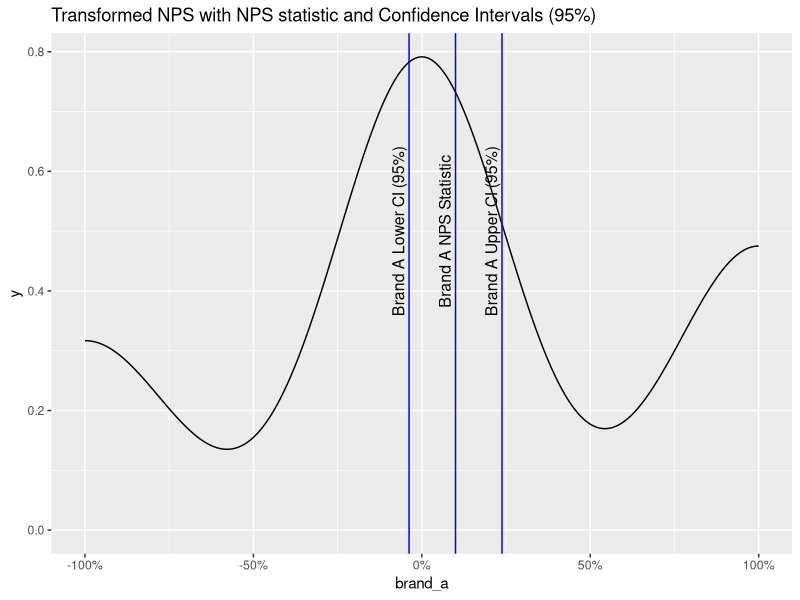
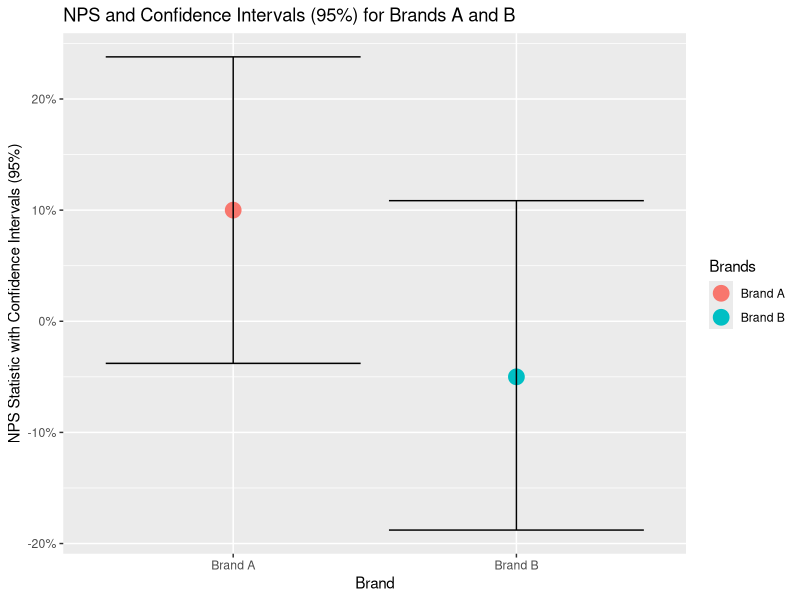
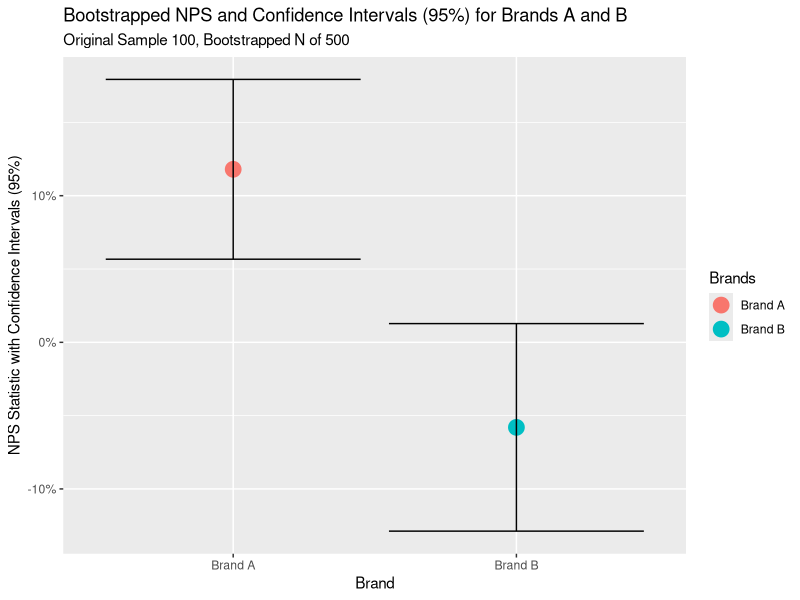

Write R code to recreate these figures, in order.
## ---- chunk 1
knitr::opts_chunk$set(echo = TRUE)
## ---- chunk 2
n <- 100
n_promoters_brand_a <- 30
n_detractors_brand_a <- 20
n_passives_brand_a <- n - n_promoters_brand_a - n_detractors_brand_a

promoter_sample_brand_a <- rep(1, times = n_promoters_brand_a)
passive_sample_brand_a <- rep(0, times = n_passives_brand_a)
detractor_sample_brand_a <- rep(-1, times = n_detractors_brand_a)
brand_a <- c(promoter_sample_brand_a, passive_sample_brand_a, detractor_sample_brand_a)
## ---- chunk 3
cat(paste0(round(mean(brand_a),2)*100,"%"))
## ---- chunk 4
cat(paste0(round(var(brand_a),2)*100,"%"))
## ---- chunk 5
library(ggplot2)
library(scales)
ci_mean <- data.frame(vals = c(mean(brand_a) - 1.96*(sd(brand_a)/sqrt(length(brand_a))), mean(brand_a), mean(brand_a) + 1.96*(sd(brand_a)/sqrt(length(brand_a)))), labels = c('Brand A Lower CI (95%)', 'Brand A NPS Statistic', 'Brand A Upper CI (95%)'))

d <- ggplot() + aes(brand_a) + 
  geom_density() + geom_vline(data = ci_mean, aes(xintercept= vals), color="blue", size=0.5) + geom_text(data = ci_mean, aes(x=vals, y = 0.5, label = labels), size = 4, angle = 90, vjust = -0.4, ) + ggtitle(label = "Transformed NPS with NPS statistic and Confidence Intervals (95%)") + scale_x_continuous(labels = percent)
d
## ---- chunk 6
library(stringr)
library(ggplot2)
library(scales)
n <- 100
n_promoters_brand_b <- 30
n_detractors_brand_b <- 35
n_passives_brand_b <- n - n_promoters_brand_b - n_detractors_brand_b


promoter_sample_brand_b <- rep(1, times = n_promoters_brand_b)
passive_sample_brand_b <- rep(0, times = n_passives_brand_b)
detractor_sample_brand_b <- rep(-1, times = n_detractors_brand_b)
brand_b <- c(promoter_sample_brand_b, passive_sample_brand_b, detractor_sample_brand_b)
npss_brand_b <- mean(brand_b)

ci_mean_a <- data.frame(vals = c(mean(brand_a) - 1.96*(sd(brand_a)/sqrt(length(brand_a))), mean(brand_a), mean(brand_a) + 1.96*(sd(brand_a)/sqrt(length(brand_a)))), labels = c('Brand A Lower CI (95%)', 'Brand A NPS Statistic', 'Brand A Upper CI (95%)'))

ci_mean_b <- data.frame(vals = c(mean(brand_b) - 1.96*(sd(brand_a)/sqrt(length(brand_b))), mean(brand_b), mean(brand_b) + 1.96*(sd(brand_b)/sqrt(length(brand_b)))), labels = c('Brand B Lower CI (95%)', 'Brand B NPS Statistic', 'Brand B Upper CI (95%)'))

cis <- data.table::as.data.table(rbind(ci_mean_a, ci_mean_b))
cis[, brand := stringr::str_extract(labels, regex("Brand [AB]"))]
ciscast <- cis
ciscast[, labels:= gsub("^Brand [AB] ","",labels)]
ciscast <- data.table::dcast(ciscast, value.var = "vals", brand ~ labels)
names(ciscast) <- tolower(gsub(" ","_", names(ciscast)))
ciscast$brand <- as.factor(ciscast$brand)

b <- ggplot() + geom_point(data = ciscast, aes(x = brand, y = ciscast$nps_statistic, color = ciscast$brand),size = 5) + geom_errorbar(aes(x = ciscast$brand, ymin = ciscast$`lower_ci_(95%)`, ymax = ciscast$`upper_ci_(95%)`)) + ggplot2::ylab("NPS Statistic with Confidence Intervals (95%)") + xlab("Brand") + labs(colour = "Brands", title = "NPS and Confidence Intervals (95%) for Brands A and B") + scale_y_continuous(labels = percent)
b
##ggplot() + geom_crossbar(data = ciscast, aes(x = "nps_statistic", xmin = "lower_ci_(95%)", xmax = ##"upper_ci_(95%)", y = "brand"))
## ---- chunk 7
library(stringr)
library(ggplot2)
library(scales)

set.seed(45)

brand_a_bs <- sample(brand_a, 500, replace = T)
brand_b_bs <- sample(brand_b, 500, replace = T)

ci_mean_a_bs <- data.frame(vals = c(mean(brand_a_bs) - 1.96*(sd(brand_a_bs)/sqrt(length(brand_a_bs))), mean(brand_a_bs), mean(brand_a_bs) + 1.96*(sd(brand_a_bs)/sqrt(length(brand_a_bs)))), labels = c('Brand A Lower CI (95%)', 'Brand A NPS Statistic', 'Brand A Upper CI (95%)'))

ci_mean_b_bs <- data.frame(vals = c(mean(brand_b_bs) - 1.96*(sd(brand_b_bs)/sqrt(length(brand_b_bs))), mean(brand_b_bs), mean(brand_b_bs) + 1.96*(sd(brand_b_bs)/sqrt(length(brand_b_bs)))), labels = c('Brand B Lower CI (95%)', 'Brand B NPS Statistic', 'Brand B Upper CI (95%)'))

cis_bs <- data.table::as.data.table(rbind(ci_mean_a_bs, ci_mean_b_bs))
cis_bs[, brand := stringr::str_extract(labels, regex("Brand [AB]"))]
ciscast_bs <- cis_bs
ciscast_bs[, labels:= gsub("^Brand [AB] ","",labels)]
ciscast_bs <- data.table::dcast(ciscast_bs, value.var = "vals", brand ~ labels)
names(ciscast_bs) <- tolower(gsub(" ","_", names(ciscast_bs)))
ciscast_bs$brand <- as.factor(ciscast_bs$brand)

c <- ggplot() + geom_point(data = ciscast_bs, aes(x = brand, y = ciscast_bs$nps_statistic, color = ciscast_bs$brand),size = 5) + geom_errorbar(aes(x = ciscast_bs$brand, ymin = ciscast_bs$`lower_ci_(95%)`, ymax = ciscast_bs$`upper_ci_(95%)`)) + ggplot2::ylab("NPS Statistic with Confidence Intervals (95%)") + xlab("Brand") + labs(colour = "Brands", title = "Bootstrapped NPS and Confidence Intervals (95%) for Brands A and B", subtitle = "Original Sample 100, Bootstrapped N of 500") + scale_y_continuous(labels = percent)
c
